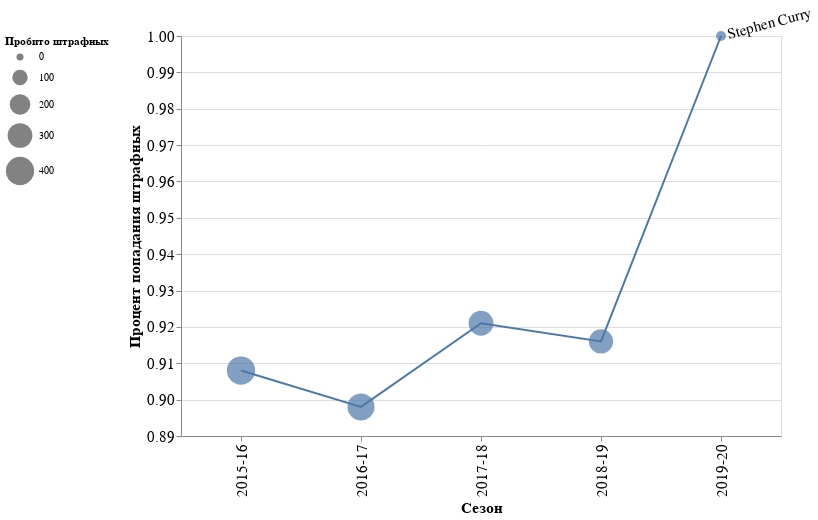

Notebook code cell kept with this figure:
### Markdown cell above
# significance of change

### Code cell
hist = df[(df.full_name.isin(['Stephen Curry'])) & (df.SEASON_ID >= '2015-16')].copy()
hist.sort_values(['full_name', 'SEASON_ID'], inplace=True)
print(len(hist), hist.full_name.nunique(), hist.SEASON_ID.nunique())
plot_hist(hist)

### Figure 1 — Vega-Lite specification as saved in the notebook (floating-point values rounded to 4 significant figures)
{"config": {"view": {"continuousWidth": 400, "continuousHeight": 300}, "axis": {"labelFontSize": 15, "titleFontSize": 15}}, "layer": [{"mark": "line", "encoding": {"color": {"type": "nominal", "field": "full_name"}, "x": {"type": "nominal", "field": "SEASON_ID"}, "y": {"type": "quantitative", "field": "FT_PCT"}}, "height": 400, "width": 600}, {"mark": {"type": "point", "filled": true}, "encoding": {"color": {"type": "nominal", "field": "full_name", "legend": null}, "size": {"type": "quantitative", "field": "FTA", "legend": {"orient": "left"}, "scale": {"range": [50, 800]}, "title": "Пробито штрафных"}, "x": {"type": "nominal", "field": "SEASON_ID"}, "y": {"type": "quantitative", "field": "FT_PCT"}}, "height": 400, "width": 600}, {"data": {"name": "data-5be43a02f33e58f5eea609040bf50d51"}, "mark": {"type": "text", "align": "left", "angle": 345, "baseline": "middle", "dx": 7, "size": 15}, "encoding": {"text": {"type": "nominal", "field": "full_name"}, "x": {"type": "nominal", "field": "SEASON_ID", "title": "Сезон"}, "y": {"type": "quantitative", "field": "FT_PCT", "scale": {"zero": false}, "title": "Процент попадания штрафных"}}}], "data": {"name": "data-e6263c42fbaad25b3cd3b45dccb77d18"}, "$schema": "https://vega.github.io/schema/vega-lite/v4.8.1.json", "datasets": {"data-e6263c42fbaad25b3cd3b45dccb77d18": [{"PLAYER_ID": 201939, "SEASON_ID": "2015-16", "LEAGUE_ID": "00", "TEAM_ID": 1610612744, "TEAM_ABBREVIATION": "GSW", "PLAYER_AGE": 28.0, "GP": 79, "GS": 79, "MIN": 2700.0, "FGM": 805, "FGA": 1598, "FG_PCT": 0.504, "FG3M": 402, "FG3A": 886, "FG3_PCT": 0.454, "FTM": 363, "FTA": 400, "FT_PCT": 0.908, "OREB": 68, "DREB": 362, "REB": 430, "AST": 527, "STL": 169, "BLK": 15, "TOV": 262, "PF": 161, "PTS": 2375, "id": 201939, "full_name": "Stephen Curry", "first_name": "Stephen", "last_name": "Curry", "is_active": true, "FT_PCT_DIFF": -0.006, "FT_PCT_PREV": 0.914, "FTA_PREV": 337}, {"PLAYER_ID": 201939, "SEASON_ID": "2016-17", "LEAGUE_ID": "00", "TEAM_ID": 1610612744, "TEAM_ABBREVIATION": "GSW", "PLAYER_AGE": 29.0, "GP": 79, "GS": 79, "MIN": 2639.0, "FGM": 675, "FGA": 1443, "FG_PCT": 0.468, "FG3M": 324, "FG3A": 789, "FG3_PCT": 0.411, "FTM": 325, "FTA": 362, "FT_PCT": 0.898, "OREB": 61, "DREB": 292, "REB": 353, "AST": 524, "STL": 142, "BLK": 17, "TOV": 239, "PF": 183, "PTS": 1999, "id": 201939, "full_name": "Stephen Curry", "first_name": "Stephen", "last_name": "Curry", "is_active": true, "FT_PCT_DIFF": -0.01, "FT_PCT_PREV": 0.908, "FTA_PREV": 400}, {"PLAYER_ID": 201939, "SEASON_ID": "2017-18", "LEAGUE_ID": "00", "TEAM_ID": 1610612744, "TEAM_ABBREVIATION": "GSW", "PLAYER_AGE": 30.0, "GP": 51, "GS": 51, "MIN": 1631.0, "FGM": 428, "FGA": 864, "FG_PCT": 0.495, "FG3M": 212, "FG3A": 501, "FG3_PCT": 0.423, "FTM": 278, "FTA": 302, "FT_PCT": 0.921, "OREB": 36, "DREB": 225, "REB": 261, "AST": 310, "STL": 80, "BLK": 8, "TOV": 153, "PF": 114, "PTS": 1346, "id": 201939, "full_name": "Stephen Curry", "first_name": "Stephen", "last_name": "Curry", "is_active": true, "FT_PCT_DIFF": 0.023, "FT_PCT_PREV": 0.898, "FTA_PREV": 362}, {"PLAYER_ID": 201939, "SEASON_ID": "2018-19", "LEAGUE_ID": "00", "TEAM_ID": 1610612744, "TEAM_ABBREVIATION": "GSW", "PLAYER_AGE": 31.0, "GP": 69, "GS": 69, "MIN": 2331.0, "FGM": 632, "FGA": 1340, "FG_PCT": 0.472, "FG3M": 354, "FG3A": 810, "FG3_PCT": 0.437, "FTM": 263, "FTA": 287, "FT_PCT": 0.916, "OREB": 45, "DREB": 324, "REB": 369, "AST": 361, "STL": 92, "BLK": 25, "TOV": 192, "PF": 166, "PTS": 1881, "id": 201939, "full_name": "Stephen Curry", "first_name": "Stephen", "last_name": "Curry", "is_active": true, "FT_PCT_DIFF": -0.005, "FT_PCT_PREV": 0.921, "FTA_PREV": 302}, {"PLAYER_ID": 201939, "SEASON_ID": "2019-20", "LEAGUE_ID": "00", "TEAM_ID": 1610612744, "TEAM_ABBREVIATION": "GSW", "PLAYER_AGE": 32.0, "GP": 5, "GS": 5, "MIN": 139.0, "FGM": 33, "FGA": 82, "FG_PCT": 0.402, "FG3M": 12, "FG3A": 49, "FG3_PCT": 0.245, "FTM": 26, "FTA": 26, "FT_PCT": 1.0, "OREB": 4, "DREB": 22, "REB": 26, "AST": 33, "STL": 5, "BLK": 2, "TOV": 16, "PF": 11, "PTS": 104, "id": 201939, "full_name": "Stephen Curry", "first_name": "Stephen", "last_name": "Curry", "is_active": true, "FT_PCT_DIFF": 0.084, "FT_PCT_PREV": 0.916, "FTA_PREV": 287}], "data-5be43a02f33e58f5eea609040bf50d51": [{"full_name": "Stephen Curry", "SEASON_ID": "2019-20", "FT_PCT": 1.0}]}}
